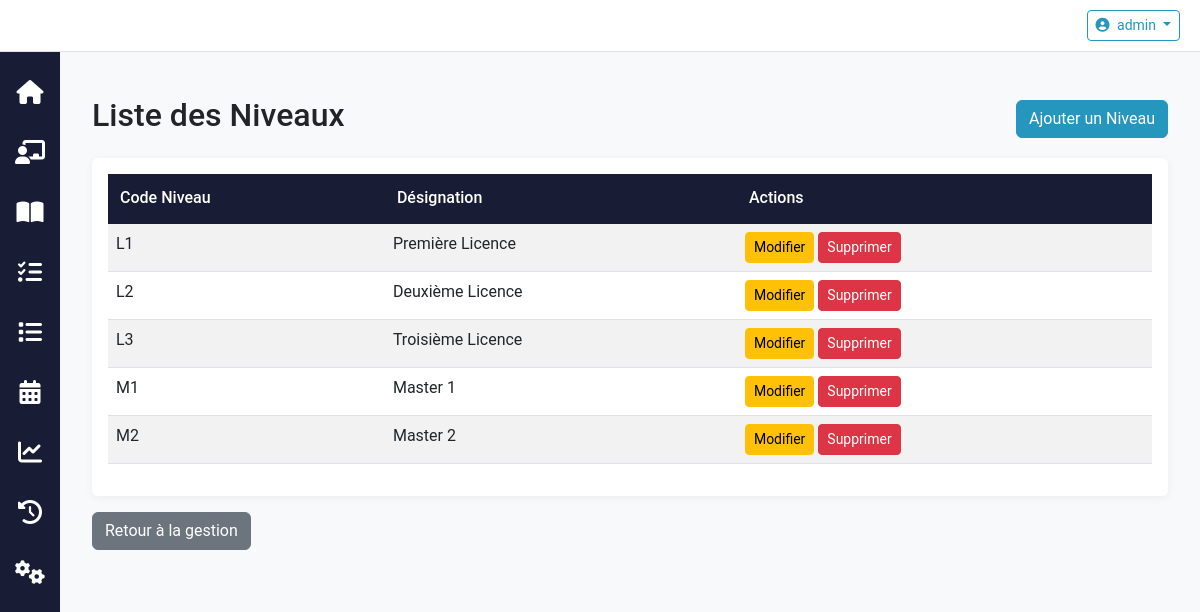
The page /reglage/niveaux/ (signed in) on the database its author committed.
### reglage/models.py (models this page shows, shortened)
class Niveau(models.Model):
    CodeNiveau = models.CharField(max_length=20, primary_key=True)
    DesignationNiveau = models.CharField(max_length=100)

### reglage/views.py (the view)
# urls.py: path('niveaux/', views.NiveauListView.as_view(), name='niveau_list'),
class NiveauListView(ListView):
    model = Niveau
    template_name = 'reglage/niveau_list.html'
    context_object_name = 'niveaux'

### accounts/models.py (called while the page is built)
    @property
    def is_administrative_role(self):
        return self.roles.filter(name__in=Role.ADMIN_ROLES).exists()

    @property
    def is_section_role(self):
        return self.roles.filter(name__in=Role.SECTION_ROLES).exists()

    @property
    def is_department_role(self):
        return self.roles.filter(name__in=Role.DEPT_ROLES).exists()

    @property
    def is_enseignant(self):
        return False

    @property
    def is_etudiant(self):
        return False

    @property
    def is_personnel_admin(self):
        return False

### accounts/permissions.py (called while the page is built)
def check_admin_permission(user):
    if not user.is_authenticated:
        return False
    if user.is_staff or user.profile.is_admin:
        return True
    if user.profile.roles.filter(name=Role.ADMIN).exists():
        return True
    return False

def check_administrative_role_permission(user):
    if not user.is_authenticated:
        return False
    return user.profile.is_administrative_role or user.profile.roles.filter(name=Role.GESTIONNAIRE).exists()

def check_section_role_permission(user):
    return user.is_authenticated and user.profile.is_section_role

def check_department_role_permission(user):
    return user.is_authenticated and user.profile.is_department_role

def check_enseignant_permission(user):
    return user.is_authenticated and user.profile.is_enseignant

def check_etudiant_permission(user):
    return user.is_authenticated and user.profile.is_etudiant

def has_finance_access(user):
    if not user.is_authenticated:
        return False
    if user.is_staff:
        return True
    if user.profile.roles.filter(name__in=[Role.ADMIN, Role.GESTIONNAIRE]).exists():
        return True
    return False

def has_user_creation_access(user):
    if not user.is_authenticated:
        return False
    if user.is_staff:
        return True
    if user.profile.roles.filter(name__in=Role.ADMIN_ROLES).exists():
        return True
    return False

def has_reglage_access(user):
    if not user.is_authenticated:
        return False
    if user.is_staff or user.profile.is_admin:
        return True
    if user.profile.roles.filter(name__in=[Role.ADMIN, Role.GESTIONNAIRE]).exists():
        return True
    return False

def can_edit_courses_teachers(user):
    if not user.is_authenticated:
        return False
    if user.profile.organisation is not None:
        return True
    return (user.is_staff or
            user.profile.is_admin or
            user.profile.roles.filter(name__in=[Role.ADMIN, Role.GESTIONNAIRE]).exists())

### reglage/templates/reglage/niveau_list.html (shortened to what this page needs)
{% extends 'base.html' %}
{% block content %}
<div class="container mt-4">
    <div class="d-flex justify-content-between align-items-center mb-3">
        <h2>Liste des Niveaux</h2>
        <a href="{% url 'reglage:niveau_create' %}" class="btn btn-primary">Ajouter un Niveau</a>
    </div>
    <div class="card">
        <div class="card-body">
            <table class="table table-striped table-hover">
                <thead class="thead-dark">
                    <tr>
                        <th>Code Niveau</th>
                        <th>Désignation</th>
                        <th>Actions</th>
                    </tr>
                </thead>
                <tbody>
                    {% for niveau in niveaux %}
                    <tr>
                        <td>{{ niveau.CodeNiveau }}</td>
                        <td>{{ niveau.DesignationNiveau }}</td>
                        <td>
                            <a href="{% url 'reglage:niveau_update' niveau.pk %}" class="btn btn-sm btn-warning">Modifier</a>
                            <a href="{% url 'reglage:niveau_delete' niveau.pk %}" class="btn btn-sm btn-danger">Supprimer</a>
                        </td>
                    </tr>
                    {% empty %}
                    <tr>
                        <td colspan="3" class="text-center">Aucun niveau trouvé.</td>
                    </tr>
                    {% endfor %}
                </tbody>
            </table>
        </div>
    </div>
    <a href="{% url 'reglage:gestion_entites' %}" class="btn btn-secondary mt-3">Retour à la gestion</a>
</div>
{% endblock %}

### templates/base.html (shortened to what this page needs)
{% load static %}
<!DOCTYPE html>
<html lang="fr">
<head>
    <link href="https://cdn.jsdelivr.net/npm/bootstrap@5.3.0/dist/css/bootstrap.min.css" rel="stylesheet">
    <link rel="stylesheet" href="https://cdnjs.cloudflare.com/ajax/libs/font-awesome/6.4.0/css/all.min.css">
    <link rel="stylesheet" href="https://cdn.jsdelivr.net/npm/bootstrap-icons@1.10.0/font/bootstrap-icons.css">
    <link rel="stylesheet" href="https://cdn.jsdelivr.net/npm/bootstrap-datepicker@1.9.0/dist/css/bootstrap-datepicker.min.css">
    <link rel="stylesheet" href="{% static 'css/style.css' %}">
    <link rel="stylesheet" href="{% static 'css/custom.css' %}">
</head>
<body>
    <header class="header">
        <div class="user-menu dropdown">
            {% if user.is_authenticated %}
                <button class="btn btn-sm btn-outline-primary dropdown-toggle" type="button" id="userMenuDropdown" data-bs-toggle="dropdown" aria-expanded="false">
                    <i class="fas fa-user-circle me-1"></i>
                    {{ user.username }}
                </button>
            {% endif %}
        </div>
    </header>
    <div class="main-container">
        <nav class="sidebar">
            <div class="nav flex-column">
                <a class="nav-link" href="{% url 'home' %}" title="Accueil" data-bs-toggle="tooltip" data-bs-placement="right">
                    <div class="sb-nav-link-icon"><i class="fas fa-home"></i></div>
                </a>
                {% if is_admin or is_administrative_role or is_section_role or is_department_role or is_enseignant or is_gestionnaire %}
                <a class="nav-link" href="{% url 'teachers:list' %}" title="Enseignants" data-bs-toggle="tooltip" data-bs-placement="right">
                    <div class="sb-nav-link-icon"><i class="fas fa-chalkboard-teacher"></i></div>
                </a>
                {% endif %}
                <a class="nav-link" href="{% url 'courses:list' %}" title="Cours (UE)" data-bs-toggle="tooltip" data-bs-placement="right">
                    <div class="sb-nav-link-icon"><i class="fas fa-book-open"></i></div>
                </a>
                {% if is_admin or is_gestionnaire or is_administrative_role or is_section_role or is_department_role or is_org_user %}
                <a class="nav-link" href="{% url 'attribution:attribution_list' %}" title="Attributions" data-bs-toggle="tooltip" data-bs-placement="right">
                    <div class="sb-nav-link-icon"><i class="fas fa-tasks"></i></div>
                </a>
                {% endif %}
                {% if is_admin or is_gestionnaire or is_administrative_role or is_section_role or is_department_role or is_org_user %}
                <a class="nav-link" href="{% url 'attribution:liste_charges' %}" title="Liste des charges" data-bs-toggle="tooltip" data-bs-placement="right">
                    <div class="sb-nav-link-icon"><i class="fas fa-list"></i></div>
                </a>
                {% endif %}
                {% if is_admin or is_gestionnaire or is_administrative_role or is_section_role or is_department_role or is_org_user %}
                <a class="nav-link" href="{% url 'attribution:schedule_builder' %}" title="Horaires" data-bs-toggle="tooltip" data-bs-placement="right">
                    <div class="sb-nav-link-icon"><i class="fas fa-calendar-alt"></i></div>
                </a>
                {% endif %}
                {% if is_admin or is_gestionnaire or is_administrative_role or is_section_role or is_department_role or is_org_user %}
                <a class="nav-link" href="{% url 'tracking:dashboard' %}" title="Suivi" data-bs-toggle="tooltip" data-bs-placement="right">
                    <div class="sb-nav-link-icon"><i class="fas fa-chart-line"></i></div>
                </a>
                {% endif %}
                {% if is_admin and not is_org_user %}
                <a class="nav-link" href="{% url 'tracking:action_history' %}" title="Historique des Actions" data-bs-toggle="tooltip" data-bs-placement="right">
                    <div class="sb-nav-link-icon"><i class="fas fa-history"></i></div>
                </a>
                {% endif %}
                {% if is_admin or is_org_user %}
                <a class="nav-link" href="{% url 'reglage:gestion_entites' %}" title="Réglages" data-bs-toggle="tooltip" data-bs-placement="right">
                    <div class="sb-nav-link-icon"><i class="fas fa-cogs"></i></div>
                </a>
                {% endif %}
            </div>
        </nav>
        <main class="main-content">
            {% block content %}
            {% endblock %}
        </main>
    </div>
</body>
</html>

### static/css/style.css (style rules this page uses)
:root { --primary: #2596be; --primary-dark: #1a7592; --secondary: #6c757d; --success: #28a745; --info: #17a2b8; --warning: #ffc107; --danger: #dc3545; --light: #f8f9fa; --dark: #181c34; --border-radius: 0.375rem; --transition: all 0.3s ease; }
body { background-color: var(--light); font-size: 16px; font-family: 'Roboto', 'Segoe UI', sans-serif; }
.header { box-shadow: 0 2px 5px rgba(0,0,0,0.1); }
.card { border: none; box-shadow: 0 2px 10px rgba(0,0,0,0.05); transition: var(--transition); }
.table thead th { background-color: var(--dark); color: white; border-bottom: 2px solid var(--dark); font-weight: 500; padding: 0.75rem; }
.btn-primary { background-color: var(--primary); border-color: var(--primary); }
.btn-outline-primary { color: var(--primary); border-color: var(--primary); }

### templates/base.html (style rules this page uses)
body { display: flex; min-height: 100vh; flex-direction: column; }
.main-container { display: flex; flex: 1; }
.sidebar { width: 60px; background-color: #181c34; padding: 10px 5px; color: white; transition: all 0.3s; z-index: 1030; }
.sidebar .nav-link { color: white; padding: 10px 0; margin: 8px 0; border-radius: 5px; transition: all 0.3s; text-align: center; }
.sidebar .sb-nav-link-icon { margin-right: 0; display: flex; justify-content: center; }
.sidebar .sb-nav-link-icon i { font-size: 1.5rem; color: white; }
.main-content { flex: 1; padding: 20px; background-color: #f8f9fa; }
.header { background-color: #ffffff; padding: 10px 20px; border-bottom: 1px solid #dee2e6; display: flex; justify-content: space-between; align-items: center; }

### rows shown on the page
Niveau: CodeNiveau "L1", DesignationNiveau "Première Licence"
Niveau: CodeNiveau "L2", DesignationNiveau "Deuxième Licence"
Niveau: CodeNiveau "L3", DesignationNiveau "Troisième Licence"
Niveau: CodeNiveau "M1", DesignationNiveau "Master 1"
Niveau: CodeNiveau "M2", DesignationNiveau "Master 2"

### other values the page prints
{{ user.username }} "admin"
